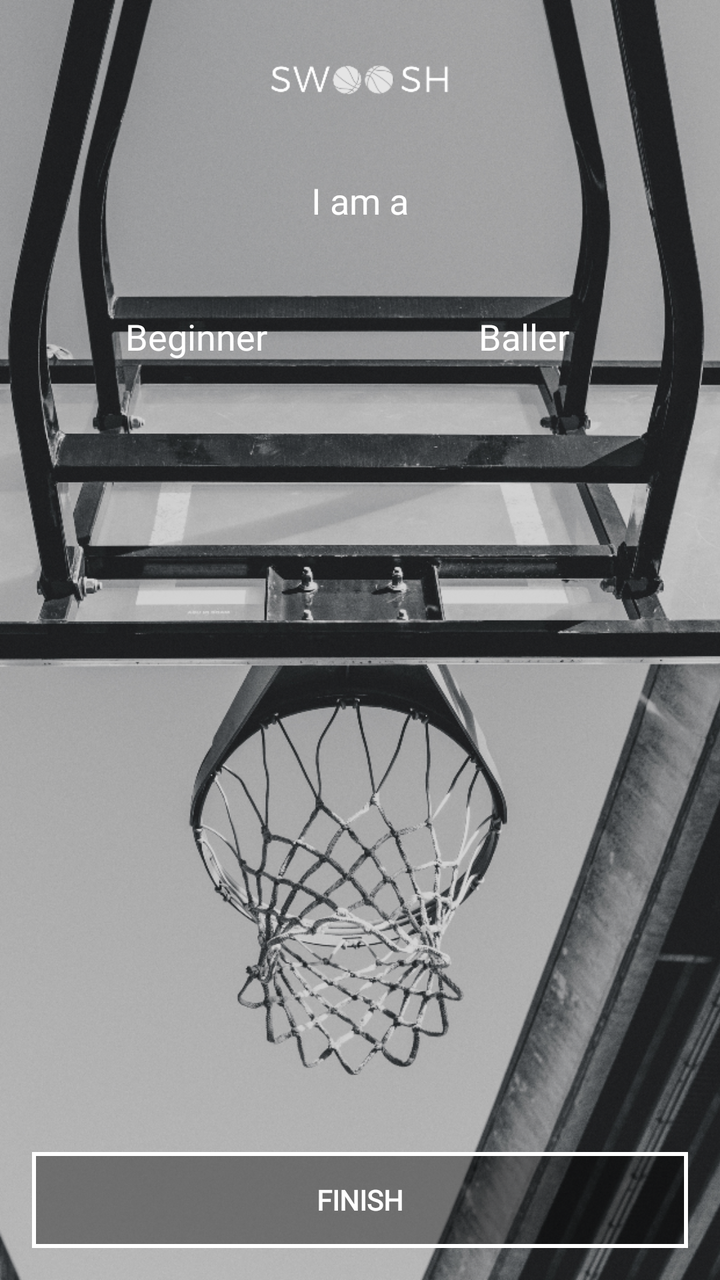
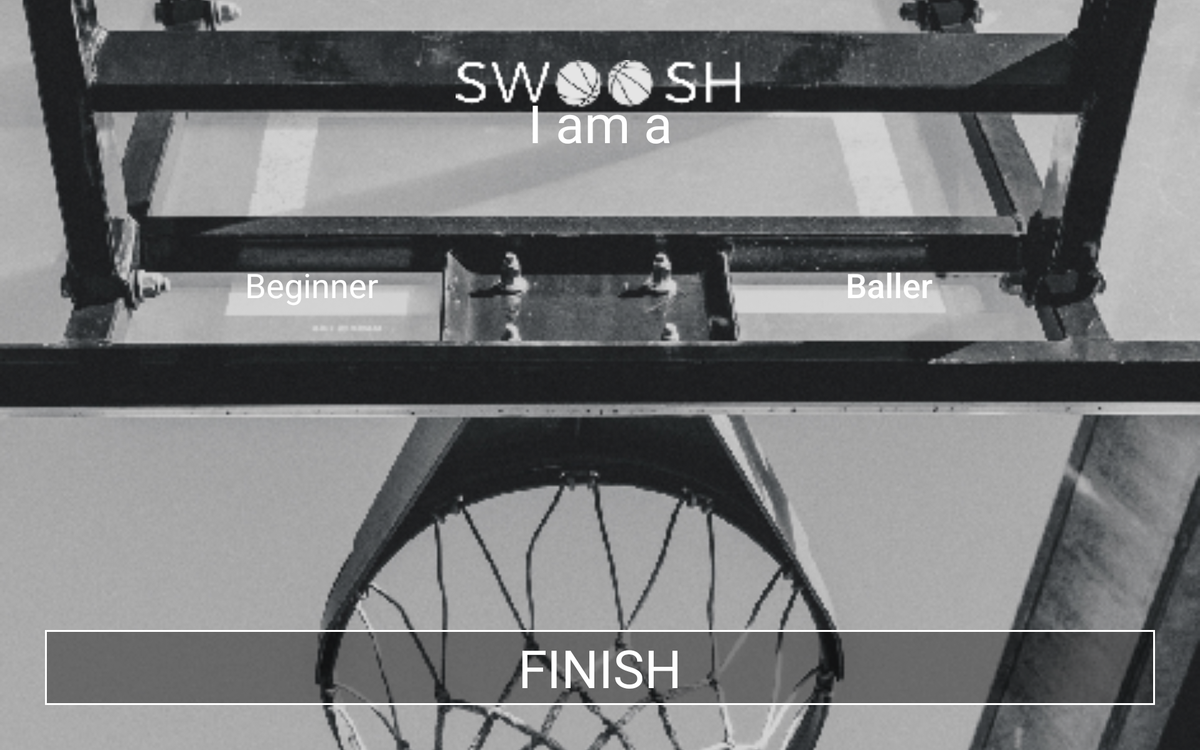

Two renders of one Android screen. The first uses the default layout on a phone; the second uses the alternative layout the repository ships for a different screen configuration, on a matching device. The two XML files are below.
<!-- AndroidManifest.xml: application theme AppTheme -->
<!-- res/layout/activity_skill.xml -->
<?xml version="1.0" encoding="utf-8"?>
<android.support.constraint.ConstraintLayout xmlns:android="http://schemas.android.com/apk/res/android"
    xmlns:app="http://schemas.android.com/apk/res-auto"
    xmlns:tools="http://schemas.android.com/tools"
    android:layout_width="match_parent"
    android:layout_height="match_parent"
    tools:context=".Controller.SkillActivity">

    <ImageView
        android:id="@+id/imageView4"
        android:layout_width="0dp"
        android:layout_height="0dp"
        android:contentDescription="@string/back_ground"
        android:scaleType="centerCrop"
        app:layout_constraintBottom_toBottomOf="parent"
        app:layout_constraintEnd_toEndOf="parent"
        app:layout_constraintHorizontal_bias="1.0"
        app:layout_constraintStart_toStartOf="parent"
        app:layout_constraintTop_toTopOf="parent"
        app:layout_constraintVertical_bias="0.0"
        app:srcCompat="@drawable/beginnerballerbg" />

    <ImageView
        android:id="@+id/imageView2"
        android:layout_width="wrap_content"
        android:layout_height="32dp"
        android:layout_marginEnd="8dp"
        android:layout_marginStart="8dp"
        android:layout_marginTop="24dp"
        android:contentDescription="@string/logo"
        app:layout_constraintEnd_toEndOf="parent"
        app:layout_constraintStart_toStartOf="parent"
        app:layout_constraintTop_toTopOf="parent"
        app:srcCompat="@drawable/swooshlogo" />

    <TextView
        android:id="@+id/textView5"
        android:layout_width="wrap_content"
        android:layout_height="wrap_content"
        android:layout_marginEnd="8dp"
        android:layout_marginStart="8dp"
        android:layout_marginTop="32dp"
        android:fontFamily="@font/montserrat"
        android:text="@string/i_am_a"
        android:textColor="@android:color/background_light"
        android:textSize="18sp"
        app:layout_constraintEnd_toEndOf="parent"
        app:layout_constraintStart_toStartOf="parent"
        app:layout_constraintTop_toBottomOf="@+id/imageView2" />


    <ToggleButton
        android:id="@+id/buttonBeginner"
        android:layout_width="0dp"
        android:layout_height="wrap_content"
        android:layout_marginEnd="16dp"
        android:layout_marginStart="32dp"
        android:layout_marginTop="32dp"
        android:layout_weight="1"
        android:background="@drawable/swoosh_toggle"
        android:fontFamily="@font/montserrat"
        android:text="@string/beginner"
        android:textAllCaps="false"
        android:textColor="@android:color/background_light"
        android:textOff="@string/beginner"
        android:textOn="@string/beginner"
        android:textSize="18sp"
        app:layout_constraintEnd_toStartOf="@+id/guideline"
        app:layout_constraintStart_toStartOf="parent"
        app:layout_constraintTop_toBottomOf="@+id/textView5" />

    <ToggleButton
        android:id="@+id/buttonBaller"
        android:layout_width="0dp"
        android:layout_height="wrap_content"
        android:layout_marginEnd="32dp"
        android:layout_marginStart="16dp"
        android:layout_marginTop="32dp"
        android:layout_weight="1"
        android:background="@drawable/swoosh_toggle"
        android:fontFamily="@font/montserrat"
        android:text="@string/baller"
        android:textAllCaps="false"
        android:textColor="@android:color/background_light"
        android:textOff="@string/baller"
        android:textOn="@string/baller"
        android:textSize="18sp"
        app:layout_constraintEnd_toEndOf="parent"
        app:layout_constraintStart_toStartOf="@+id/guideline"
        app:layout_constraintTop_toBottomOf="@+id/textView5" />


    <Button
        android:id="@+id/buttonFinish"
        android:layout_width="0dp"
        android:layout_height="wrap_content"
        android:layout_marginBottom="16dp"
        android:layout_marginEnd="16dp"
        android:layout_marginStart="16dp"
        android:background="@drawable/swoosh_button"
        android:fontFamily="@font/montserrat"
        android:text="@string/finish"
        android:textColor="@android:color/background_light"
        android:textSize="14sp"
        android:textStyle="bold"
        app:layout_constraintBottom_toBottomOf="parent"
        app:layout_constraintEnd_toEndOf="parent"
        app:layout_constraintStart_toStartOf="parent" />

    <android.support.constraint.Guideline
        android:id="@+id/guideline"
        android:layout_width="wrap_content"
        android:layout_height="wrap_content"
        android:orientation="vertical"
        app:layout_constraintGuide_percent="0.5" />

</android.support.constraint.ConstraintLayout>
<!-- resources referenced by this layout -->
<resources>
  <!-- drawable beginnerballerbg: png bitmap (drawable-hdpi, 508823 bytes) -->
  <!-- drawable swoosh_button (drawable) -->
  <?xml version="1.0" encoding="utf-8"?>
  <shape xmlns:android="http://schemas.android.com/apk/res/android"
      android:shape="rectangle">
  
      <solid android:color="#64000000"/>
  
      <stroke android:color="@android:color/white"
          android:width="2dp"/>
  
  </shape>
  <!-- drawable swoosh_toggle (drawable) -->
  <?xml version="1.0" encoding="utf-8"?>
  <selector xmlns:android="http://schemas.android.com/apk/res/android">
      <item android:state_checked="true" android:drawable="@drawable/swoosh_button_checked" />
      <item android:state_checked="false" android:drawable="@drawable/start_button" />
  </selector>
  <!-- drawable swooshlogo: png bitmap (drawable-hdpi, 2083 bytes) -->
  <string name="back_ground">back ground</string>
  <string name="baller">Baller</string>
  <string name="beginner">Beginner</string>
  <string name="finish">Finish</string>
  <string name="i_am_a">I am a</string>
  <string name="logo">logo</string>
  <style name="AppTheme" parent="Theme.AppCompat.Light.NoActionBar">
          
          <item name="colorPrimary">#3f3f3f</item>
          <item name="colorPrimaryDark">#232323</item>
          <item name="colorAccent">#FFFFFF</item>
      </style>
  <!-- drawable swoosh_button_checked (drawable) -->
  <?xml version="1.0" encoding="utf-8"?>
  <shape xmlns:android="http://schemas.android.com/apk/res/android">
      <solid android:color="#592c3f"/>
      <stroke android:color="@android:color/white"
          android:width="3dp"/>
  
  </shape>
</resources>
<!-- res/layout-xlarge/activity_skill.xml (the repository's variant of the layout above) -->
<!-- drawn on a large tablet held sideways -->
<?xml version="1.0" encoding="utf-8"?>
<android.support.constraint.ConstraintLayout xmlns:android="http://schemas.android.com/apk/res/android"
    xmlns:app="http://schemas.android.com/apk/res-auto"
    xmlns:tools="http://schemas.android.com/tools"
    android:layout_width="match_parent"
    android:layout_height="match_parent">

    <ImageView
        android:id="@+id/imageView8"
        android:layout_width="0dp"
        android:layout_height="0dp"
        android:contentDescription="@string/back_ground"
        android:scaleType="centerCrop"
        app:layout_constraintBottom_toBottomOf="parent"
        app:layout_constraintEnd_toEndOf="parent"
        app:layout_constraintHorizontal_bias="0.0"
        app:layout_constraintStart_toStartOf="parent"
        app:layout_constraintTop_toTopOf="parent"
        app:layout_constraintVertical_bias="0.0"
        app:srcCompat="@drawable/beginnerballerbg" />

    <ImageView
        android:id="@+id/logo"
        android:layout_width="0dp"
        android:layout_height="52dp"
        android:layout_marginTop="64dp"
        android:contentDescription="@string/logo"
        app:layout_constraintEnd_toStartOf="@+id/guideline3"
        app:layout_constraintStart_toStartOf="@+id/guideline2"
        app:layout_constraintTop_toTopOf="parent"
        app:srcCompat="@drawable/swooshlogo" />

    <android.support.constraint.Guideline
        android:id="@+id/guideline2"
        android:layout_width="wrap_content"
        android:layout_height="wrap_content"
        android:orientation="vertical"
        app:layout_constraintGuide_percent="0.3" />

    <android.support.constraint.Guideline
        android:id="@+id/guideline3"
        android:layout_width="wrap_content"
        android:layout_height="wrap_content"
        android:orientation="vertical"
        app:layout_constraintGuide_percent="0.7" />

    <android.support.constraint.Guideline
        android:id="@+id/guideline4"
        android:layout_width="wrap_content"
        android:layout_height="wrap_content"
        android:orientation="horizontal"
        app:layout_constraintGuide_percent="0.25" />

    <LinearLayout
        android:layout_width="0dp"
        android:layout_height="wrap_content"
        android:layout_marginEnd="48dp"
        android:layout_marginStart="48dp"
        android:layout_marginTop="64dp"
        android:orientation="horizontal"
        app:layout_constraintEnd_toEndOf="parent"
        app:layout_constraintStart_toStartOf="parent"
        app:layout_constraintTop_toTopOf="@+id/guideline4">

        <ToggleButton
            android:id="@+id/buttonBeginner"
            android:layout_width="match_parent"
            android:layout_height="80dp"
            android:layout_marginEnd="24dp"
            android:layout_weight="1"
            android:background="@drawable/swoosh_toggle"
            android:fontFamily="@font/montserrat"
            android:text="@string/beginner"
            android:textAllCaps="false"
            android:textColor="@android:color/background_light"
            android:textOff="@string/beginner"
            android:textOn="@string/beginner"
            android:textSize="36sp" />

        <ToggleButton
            android:id="@+id/buttonBaller"
            android:layout_width="match_parent"
            android:layout_height="80dp"
            android:layout_marginStart="24dp"
            android:layout_weight="1"
            android:background="@drawable/swoosh_toggle"
            android:text="@string/baller"
            android:textAllCaps="false"
            android:textColor="@android:color/background_light"
            android:textOff="@string/baller"
            android:textOn="@string/baller"
            android:textSize="36sp" />
    </LinearLayout>

    <TextView
        android:id="@+id/textView10"
        android:layout_width="wrap_content"
        android:layout_height="wrap_content"
        android:layout_marginBottom="32dp"
        android:layout_marginEnd="8dp"
        android:layout_marginStart="8dp"
        android:fontFamily="@font/montserrat"
        android:text="@string/i_am_a"
        android:textColor="@android:color/background_light"
        android:textSize="56sp"
        app:layout_constraintBottom_toTopOf="@+id/guideline4"
        app:layout_constraintEnd_toEndOf="parent"
        app:layout_constraintStart_toStartOf="parent" />

    <Button
        android:id="@+id/buttonFinish"
        android:layout_width="0dp"
        android:layout_height="80dp"
        android:layout_marginBottom="48dp"
        android:layout_marginEnd="48dp"
        android:layout_marginStart="48dp"
        android:background="@drawable/swoosh_button"
        android:fontFamily="@font/montserrat"
        android:text="@string/finish"
        android:textColor="@android:color/background_light"
        android:textSize="56sp"
        app:layout_constraintBottom_toBottomOf="parent"
        app:layout_constraintEnd_toEndOf="parent"
        app:layout_constraintStart_toStartOf="parent" />


</android.support.constraint.ConstraintLayout>
